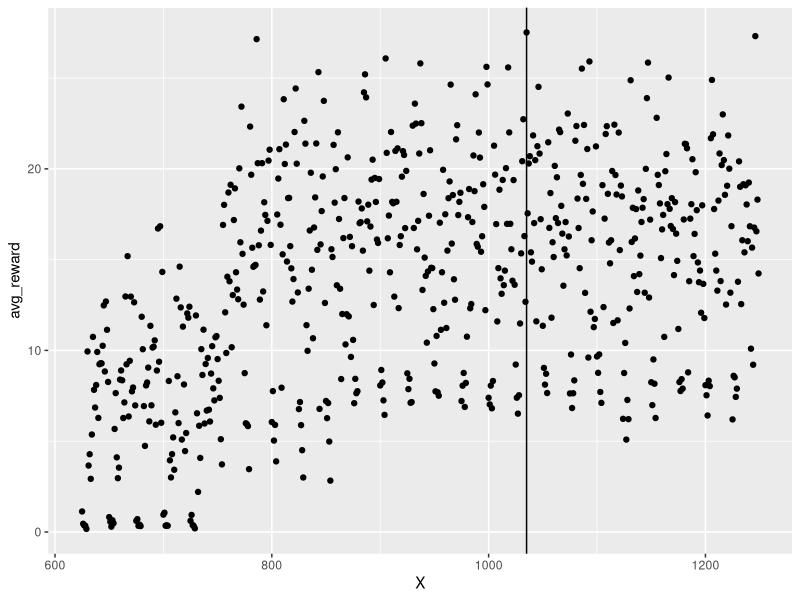
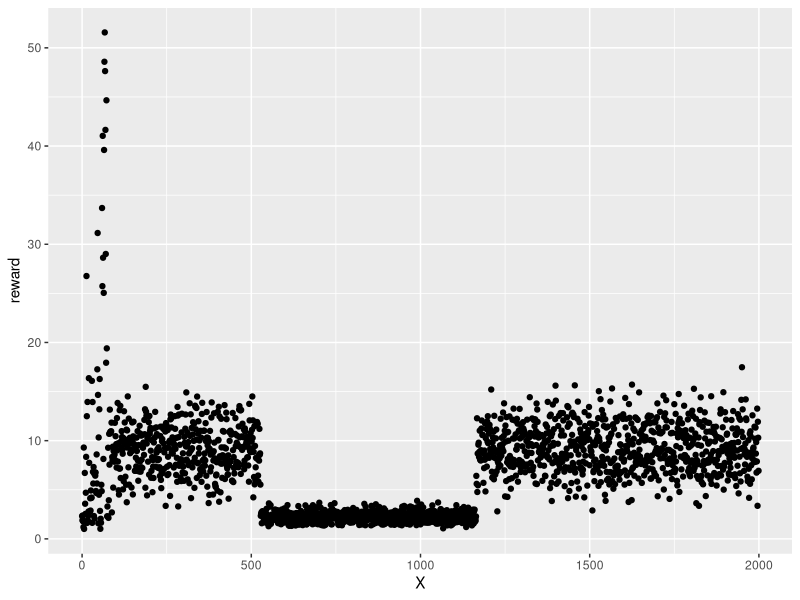
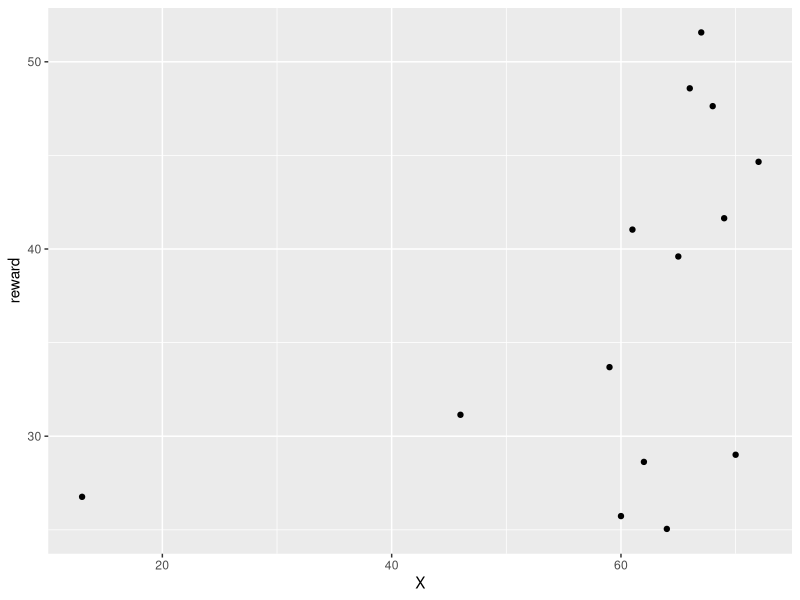
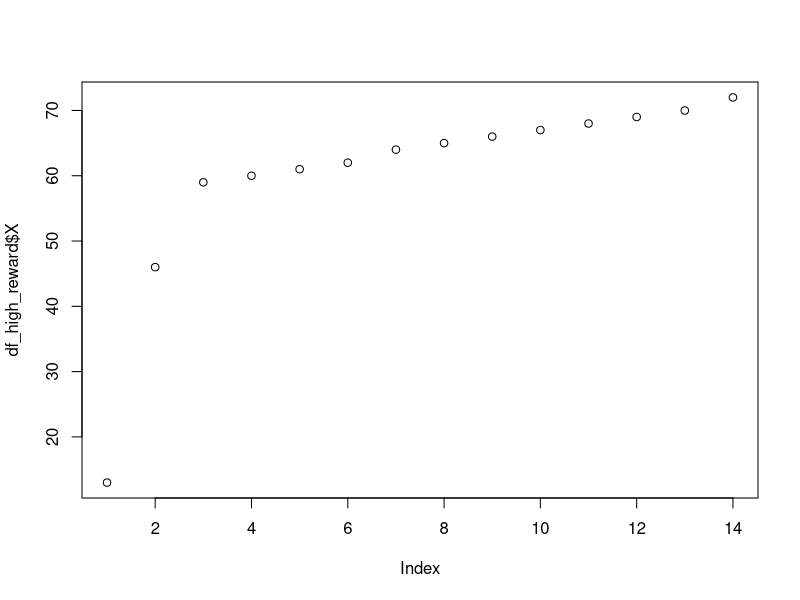

Reproduce these figures in R, in order.
library(dplyr)
library(ggplot2)


# Grid search analysis
df <- read.csv('metrics/grid_rewards.csv')

# Plots
ggplot_data <- df %>% 
    filter(tau == 13)
ggplot(data=ggplot_data) +
    geom_point(aes(x=X, y=avg_reward)) + 
    geom_vline(xintercept = 1035)

# Statistics
high_reward <- df %>% 
    arrange(desc(avg_reward))

high_reward[seq(10),] %>% filter(tau == 13)

# Best parameters
# tau = 13
# kappa = 1000
# beta = 0.0025
# sigma = 5.25
# delta_t <= 2


# Deep model matrix analysis, ten thousand episode run
df <- read.csv('dep_deep_backprop_results/best_params/metrics.csv')

# Only take rewards bigger than 50
df_high_reward <- df %>%
    filter(reward > 20)

ggplot(data=df) +
    geom_point(aes(x=X, y=reward)) 

ggplot(data=df_high_reward) +
    geom_point(aes(x=X, y=reward))

plot(df_high_reward$X)
